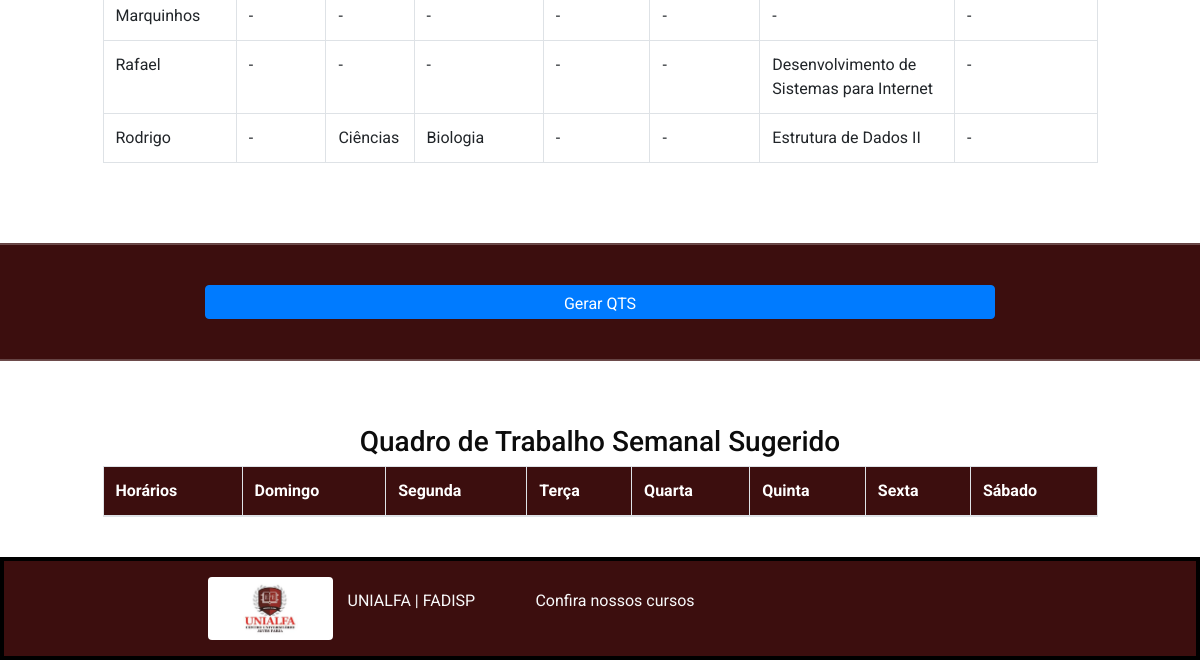
/ (lower part), run on an earlier commit of the app's database.
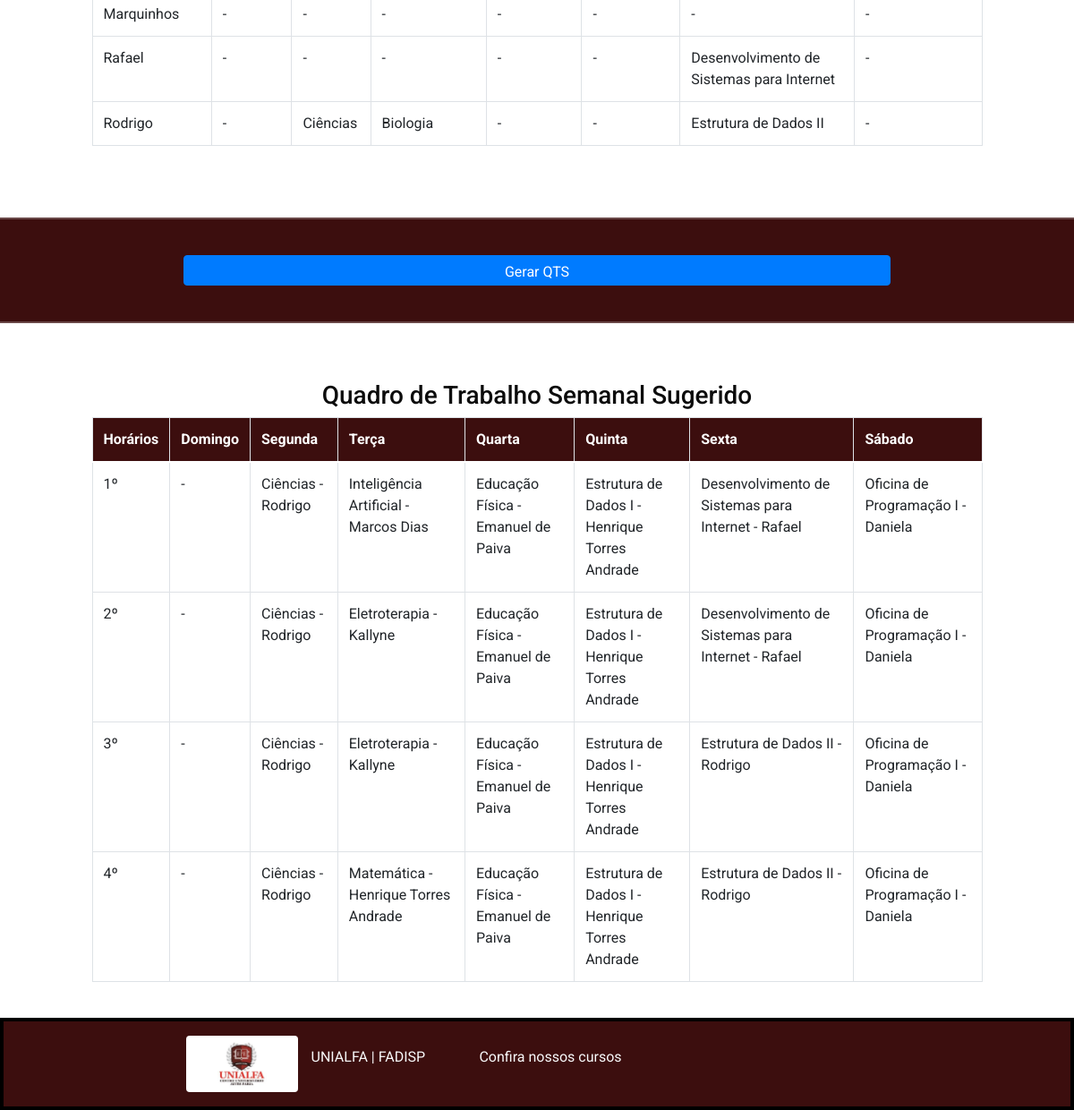
And on a later commit of the database.
### app_qts/models.py (models this page shows, shortened)
class Professor(models.Model):
    id_professor = models.AutoField(primary_key=True)
    nome = models.TextField(max_length=255)

class Materia(models.Model):
    id_materia = models.AutoField(primary_key=True)
    nome = models.TextField(max_length=255)

class Qts(models.Model):
    horario = models.CharField(max_length=10)
    domingo = models.CharField(max_length=100)
    segunda = models.CharField(max_length=100)
    terca = models.CharField(max_length=100)
    quarta = models.CharField(max_length=100)
    quinta = models.CharField(max_length=100)
    sexta = models.CharField(max_length=100)
    sabado = models.CharField(max_length=100)

### app_qts/views.py (the view)
# urls.py: 2. Add a URL to urlpatterns:  path('', views.home, name='home')
def home(request): #nome que foi especificado no arquivos urls.py
    if not Dia.objects.exists():
        dias = ("Domingo", "Segunda", "Terça", "Quarta", "Quinta", "Sexta", "Sábado")
        for nome_dia in dias:
            dia = Dia(nome=nome_dia)
            dia.save()
        gerar_qts()
    tabela_dados_gerais = gerar_quadro_geral()
    tabela_dados_qts = Qts.objects.all()
    contexto = {'tabela_dados_gerais': tabela_dados_gerais, 'tabela_dados_qts': tabela_dados_qts}
    return render(request, 'qts/home.html', contexto)

### app_qts/views.py (called while the page is built)
def ordena_nomes_quickSort(array_list):
    if len(array_list) <= 1:
        return array_list
    pivo = array_list[0]
    menores = [x for x in array_list[1:] if x < pivo]
    iguais = [x for x in array_list[1:] if x == pivo]
    maiores = [x for x in array_list[1:] if x > pivo]
    return ordena_nomes_quickSort(menores) + [pivo] + iguais + ordena_nomes_quickSort(maiores)

### app_qts/templates/qts/home.html (shortened to what this page needs)
{% extends 'qts/base.html' %}
{% block conteudo %}
<div class="row">
    <div class="col-1 cor-padrao-pagina"></div>
    <div class="col-10">
        <table class="table table-bordered border border-dark">
            {% for linha in tabela_dados_gerais %}
                <tr>
                    <td>{{ linha.professor }}</td>
                    <td>{{ linha.domingo }}</td>
                    <td>{{ linha.segunda }}</td>
                    <td>{{ linha.terca }}</td>
                    <td>{{ linha.quarta }}</td>
                    <td>{{ linha.quinta }}</td>
                    <td>{{ linha.sexta }}</td>
                    <td>{{ linha.sabado }}</td>
                </tr>
            {% endfor %}
        </table>
    </div>
    <div class="col-1 cor-padrao-pagina"></div>
</div><br><br>
<div style="background-color: rgb(60, 14, 14); color: white">
    <hr><br>
    <div class="row">
        <div class="col-2"></div>
        <div class="col-8">
            <form action="{% url 'botao_gerar_qts' %}" method="post">
                <div class="d-grid gap-2">
                    <button class="btn btn-primary form-control-sm" type="submit" id="button-addon2">Gerar QTS</button>
                </div>
            </form>
        </div>
        <div class="col-2"></div>
    </div>
    <br><hr>
</div>
<br><br>
<div class="row">
    <div class="col-1 cor-padrao-pagina"></div>
    <div class="col-10">
        <h3 class="text-center">Quadro de Trabalho Semanal Sugerido</h3>
        <table class="table table-bordered border border-dark">
            <thead style="background-color: rgb(60, 14, 14); color: white">
                <th>Horários</th>
                <th>Domingo</th>
                <th>Segunda</th>
                <th>Terça</th>
                <th>Quarta</th>
                <th>Quinta</th>
                <th>Sexta</th>
                <th>Sábado</th>
            </thead>
            {% for linha in tabela_dados_qts %}
                <tr>
                    <td> {{ linha.horario }} </td>
                    <td> {{ linha.domingo }} </td>
                    <td> {{ linha.segunda }} </td>
                    <td> {{ linha.terca }} </td>
                    <td> {{ linha.quarta }} </td>
                    <td> {{ linha.quinta }} </td>
                    <td> {{ linha.sexta }} </td>
                    <td> {{ linha.sabado }} </td>
                </tr>
            {% endfor %}
        </table>
    </div>
    <div class="col-1 cor-padrao-pagina"></div>
</div>
{% endblock %}

What changed in the data, as far as the page shows it:
added Qts: horario "1º", domingo "-", segunda "Ciências - Rodrigo", terca "Inteligência Artificial - Marcos Dias", quarta "Educação Física - Emanuel de Paiva", quinta "Estrutura de Dados I - Henrique Torres Andrade", sexta "Desenvolvimento de Sistemas para Internet - Rafael", sabado "Oficina de Programação I - Daniela"
added Qts: horario "2º", domingo "-", segunda "Ciências - Rodrigo", terca "Eletroterapia - Kallyne", quarta "Educação Física - Emanuel de Paiva", quinta "Estrutura de Dados I - Henrique Torres Andrade", sexta "Desenvolvimento de Sistemas para Internet - Rafael", sabado "Oficina de Programação I - Daniela"
added Qts: horario "3º", domingo "-", segunda "Ciências - Rodrigo", terca "Eletroterapia - Kallyne", quarta "Educação Física - Emanuel de Paiva", quinta "Estrutura de Dados I - Henrique Torres Andrade", sexta "Estrutura de Dados II - Rodrigo", sabado "Oficina de Programação I - Daniela"
added Qts: horario "4º", domingo "-", segunda "Ciências - Rodrigo", terca "Matemática - Henrique Torres Andrade", quarta "Educação Física - Emanuel de Paiva", quinta "Estrutura de Dados I - Henrique Torres Andrade", sexta "Estrutura de Dados II - Rodrigo", sabado "Oficina de Programação I - Daniela"
